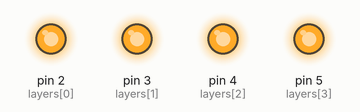
Simulated run of this sketch. Board: Arduino Nano, built with avr-gcc and run on an emulated ATmega328P. Parts: output pins drawn as LEDs (lit = HIGH). Random numbers use the default seed unless the sketch sets one; pins used as bus, display or sensor lines are not drawn.

Above: at 3.3 s.
At 11.3 s:
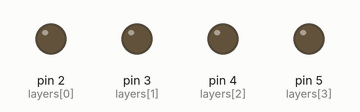
At 24.7 s:
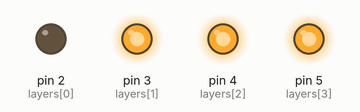
At 27.1 s:
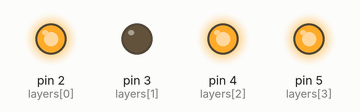
At 29.5 s:
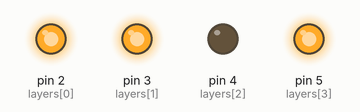
At 31.9 s:
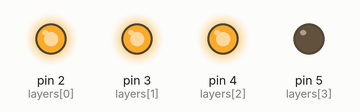
Timing chart, 0 to 40.0 s (numbered marks = the images above):
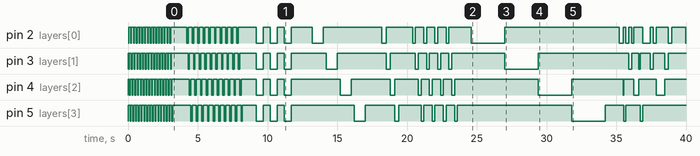

The sketch:

MTX_2025_01.ino
```cpp
// Define the pins for 4 layers (Cathodes)
int layers[4] = {2, 3, 4, 5};

// Define the pins for 16 columns (Anodes)
int columns[16] = {6, 7, 8, 9, 10, 11, 12, 13, A0, A1, A2, A3, A4, A5, A6, A7};

void setup() {
    // Set all layer pins as OUTPUT
    for (int i = 0; i < 4; i++) {
        pinMode(layers[i], OUTPUT);
        digitalWrite(layers[i], HIGH);  // Default OFF
    }
    // Set all column pins as OUTPUT
    for (int i = 0; i < 16; i++) {
        pinMode(columns[i], OUTPUT);
        digitalWrite(columns[i], LOW);  // Default OFF
    }
}

// Function to activate a single LED
void lightUp(int layer, int column, int time) {
    digitalWrite(layers[layer], LOW);  // Activate layer (Cathode)
    digitalWrite(columns[column], HIGH);  // Activate column (Anode)
    delay(time);
    digitalWrite(columns[column], LOW);   // Turn OFF column
    digitalWrite(layers[layer], HIGH);   // Turn OFF layer
}

// 🌊 Wave pattern
void waveEffect() {
    for (int col = 0; col < 16; col++) {
        for (int layer = 0; layer < 4; layer++) {
            lightUp(layer, col, 50);
        }
    }
}

// 🌧️ Rainfall pattern
void rainEffect() {
    for (int i = 0; i < 10; i++) {
        int col = random(0, 16);
        for (int layer = 0; layer < 4; layer++) {
            lightUp(layer, col, 100);
        }
    }
}

// 💡 Blinking Cube
void blinkCube() {
    for (int i = 0; i < 3; i++) {
        for (int layer = 0; layer < 4; layer++) {
            digitalWrite(layers[layer], LOW);
        }
        for (int col = 0; col < 16; col++) {
            digitalWrite(columns[col], HIGH);
        }
        delay(500);
        for (int col = 0; col < 16; col++) {
            digitalWrite(columns[col], LOW);
        }
        for (int layer = 0; layer < 4; layer++) {
            digitalWrite(layers[layer], HIGH);
        }
        delay(500);
    }
}

// ⬆️ Expanding Cube
void expandingCube() {
    for (int i = 0; i < 4; i++) {
        for (int j = 0; j < 16; j++) {
            lightUp(i, j, 50);
        }
        delay(200);
    }
}

// 🏗️ Layer-by-Layer lighting
void layerEffect() {
    for (int layer = 0; layer < 4; layer++) {
        digitalWrite(layers[layer], LOW);
        for (int col = 0; col < 16; col++) {
            digitalWrite(columns[col], HIGH);
        }
        delay(300);
        for (int col = 0; col < 16; col++) {
            digitalWrite(columns[col], LOW);
        }
        digitalWrite(layers[layer], HIGH);
    }
}

// ➗ Diagonal Wave
void diagonalWave() {
    for (int d = 0; d < 4; d++) {
        for (int layer = 0; layer < 4; layer++) {
            int col = (layer + d) % 4 + (4 * ((layer + d) / 4));
            lightUp(layer, col, 200);
        }
    }
}

// 🌀 Spiral Effect
void spiralEffect() {
    int order[] = {0, 1, 5, 4, 3, 7, 11, 10, 14, 15, 13, 9, 8, 12, 6, 2};
    for (int layer = 0; layer < 4; layer++) {
        for (int i = 0; i < 16; i++) {
            lightUp(layer, order[i], 150);
        }
    }
}

// ✨ Random Twinkling Stars
void randomStars() {
    for (int i = 0; i < 20; i++) {
        int layer = random(0, 4);
        int col = random(0, 16);
        lightUp(layer, col, random(50, 300));
    }
}

// 🏢 Rising Towers
void risingTowers() {
    for (int col = 0; col < 16; col++) {
        for (int layer = 0; layer < 4; layer++) {
            lightUp(layer, col, 150);
        }
    }
}

// 🔄 Corner-to-Corner
void cornerToCorner() {
    for (int layer = 0; layer < 4; layer++) {
        lightUp(layer, 0, 100);
        lightUp(layer, 15, 100);
    }
}

// 🔄 Loop to Run Patterns
void loop() {
    waveEffect();
    delay(1000);
    rainEffect();
    delay(1000);
    blinkCube();
    delay(1000);
    expandingCube();
    delay(1000);
    layerEffect();
    delay(1000);
    diagonalWave();
    delay(1000);
    spiralEffect();
    delay(1000);
    randomStars();
    delay(1000);
    risingTowers();
    delay(1000);
    cornerToCorner();
    delay(1000);
}
```
